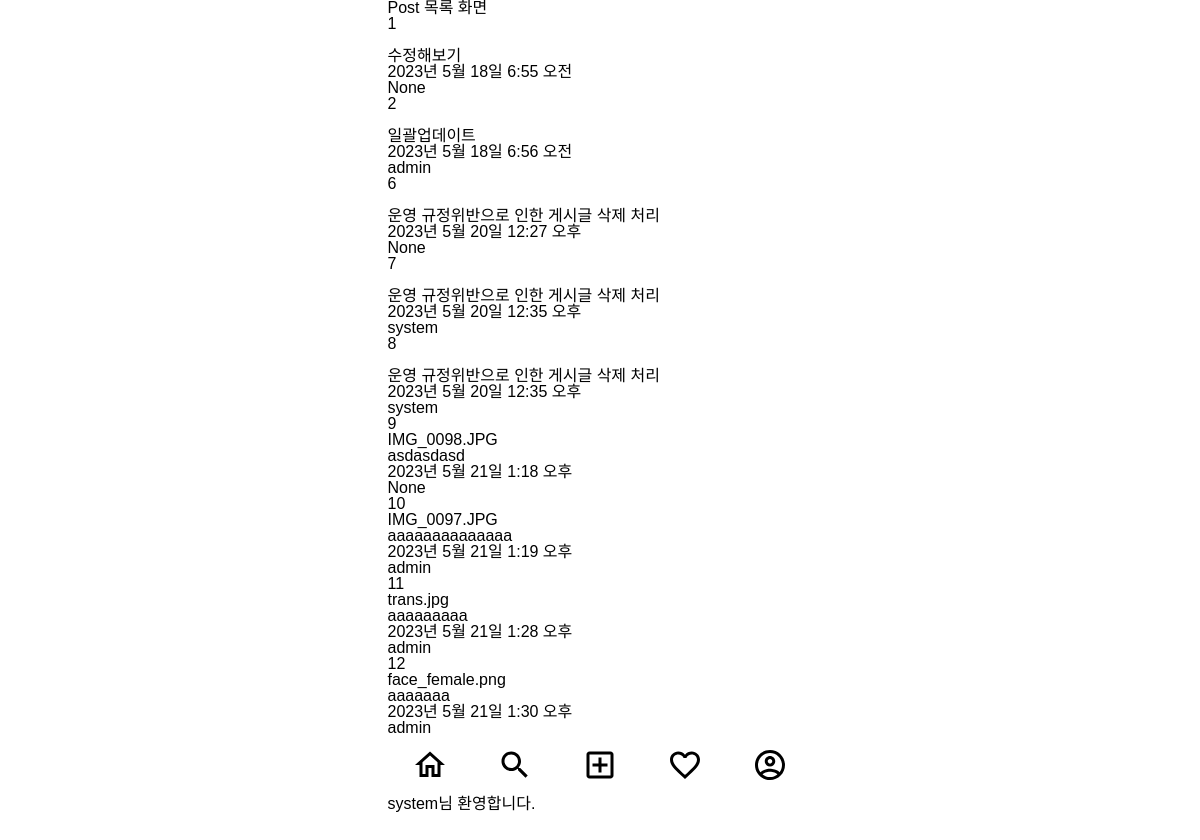
Screenshot of /posts/ (signed in) with the database file from the repository.
### posts/models.py (models this page shows)
class Post(models.Model):
    image= models.ImageField(verbose_name='이미지',null=True,blank=True)
    content=models.TextField(verbose_name='내용')
    created_at=models.DateTimeField(verbose_name='작성일',auto_now_add=True)
    view_count=models.IntegerField(verbose_name='조회수',default=0)
    writer=models.ForeignKey(to=User, on_delete=models.CASCADE ,null=True, blank=True)

### posts/views.py (the view)
# urls.py: path('', post_list_view, name='post-list'),
def post_list_view(request):
    post_list= Post.objects.all()  #post의 전체 데이터 조회
    context={
        'post_list':post_list,
    }
    return render(request, 'posts/post_list.html',context)

### templates/posts/post_list.html (shortened to what this page needs)
{% extends 'base.html' %}
{% block content %}
<h1>Post 목록 화면</h1>
{% for post in post_list %}
    <div>
        {{post.id}}<br/>
        {{post.image}}<br/>
        {{post.content}}<br/>
        {{post.created_at}}<br/>
        {{post.writer}}<br/>
    </div>
{% endfor %}
{% endblock %}

### templates/base.html (shortened to what this page needs)
{% load static %}
<!DOCTYPE html>
<html lang="ko">
<head>
    <link rel="stylesheet" href="{% static 'css/reset.css' %}">
    <link rel="stylesheet" href="{% static 'css/index.css' %}">
</head>
<body class="container">
    <div>
        {% block content %}
        {% endblock %}
    </div>
    <div>
        <nav>
            <ul class="bottom-menu-group">
                <li>
                    <img src="{% static 'icons/home_outlined_black_36dp.svg' %}" alt="홈">
                </li>
                <li>
                    <img src="{% static 'icons/search_outlined_black_36dp.svg' %}" alt="검색"/>
                </li>
                <li>
                    <a href="{% url 'posts:post-create' %}">
                        <img src="{% static 'icons/add_box_outlined_black_36dp.svg' %}" alt="글쓰기"/>
                    </a>
                </li>
                <li>
                    <img src="{% static 'icons/favorite_outlined_black_36dp.svg' %}" alt="좋아요"/>
                </li>
                <li>
                    <img src="{% static 'icons/account_circle_outlined_black_36dp.svg' %}" alt="프로필"/>
                </li>
            </ul>
        </nav>
    </div>
    {% if request.user.is_authenticated %}
        <div>
            {{ user.username }}님 환영합니다.
        </div>
    {% endif %}
</body>
</html>

### static/css/index.css (style rules this page uses)
.container { display: flex; flex-direction: column; max-width: 425px; }
body { font-family: 'Noto Sans KR', sans-serif; margin: 0 auto 60px auto; }
.bottom-menu-group { display: flex; height: 60px; align-items: center; justify-content: space-around; background-color: #FFFFFF; }

### rows the page displays
Post: id "1", content "수정해보기", created_at "2023년 5월 18일 6:55 오전", writer "None"
Post: id "2", content "일괄업데이트", created_at "2023년 5월 18일 6:56 오전", writer "admin"
Post: id "6", content "운영 규정위반으로 인한 게시글 삭제 처리", created_at "2023년 5월 20일 12:27 오후", writer "None"
Post: id "7", content "운영 규정위반으로 인한 게시글 삭제 처리", created_at "2023년 5월 20일 12:35 오후", writer "system"
Post: id "8", content "운영 규정위반으로 인한 게시글 삭제 처리", created_at "2023년 5월 20일 12:35 오후", writer "system"
Post: id "9", image "IMG_0098.JPG", content "asdasdasd", created_at "2023년 5월 21일 1:18 오후", writer "None"
Post: id "10", image "IMG_0097.JPG", content "aaaaaaaaaaaaaa", created_at "2023년 5월 21일 1:19 오후", writer "admin"
Post: id "11", image "trans.jpg", content "aaaaaaaaa", created_at "2023년 5월 21일 1:28 오후", writer "admin"
Post: id "12", image "face_female.png", content "aaaaaaa", created_at "2023년 5월 21일 1:30 오후", writer "admin"

### other values shown
{{ user.username }} "system"
